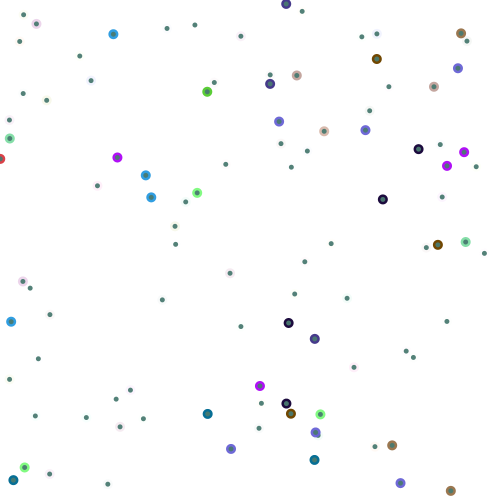
Frame 1 (no input)
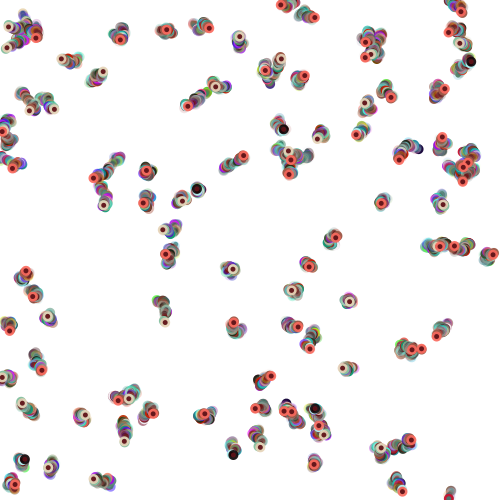
Frame 60 (the mouse pressed at the canvas centre just before this capture)
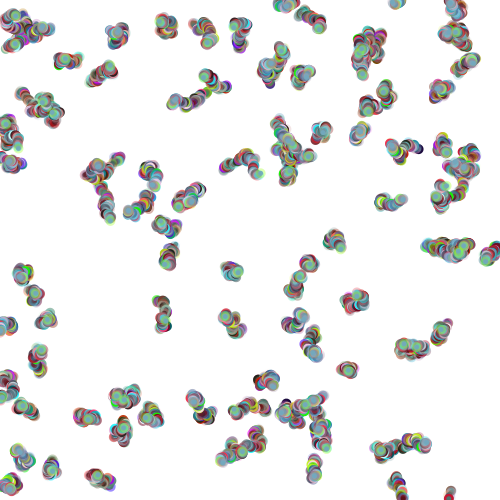
Frame 120 (the mouse held since frame 60 and released just before this capture)

The Processing sketch that drew these frames (run headless with seeded random() and noise(); from frame 60 on, the mouse is pressed at the canvas centre):

// Processing sketch: processing_3011
// ── processing_3011.pde

//basado en sketche de herbert Spencer y funcion de color de Carla Renault


Pincel[] p;


void setup(){
  size(500, 500);

  smooth();

  p = new Pincel[100];

  for(int i = 0; i < 100; i++){
    p[i] = new Pincel();
    background(255);
  }
}


void draw(){
  for(int i = 0; i < 100; i++){
    p[i].dibuja();
  }
 // velo();
}


class Pincel{
  float x, y;
  float diam;
  color col;
  int edad, edadMax;

  Pincel(){
    x = random(width);
    y = random(height);
    diam = 10;
    col = color(100);
    edad = 1;
    edadMax = round(random(500, 1000));
  }

  void dibuja(){
    calc();
    noStroke();
    
    fill(millis()*#1497A7, 1000);
    ellipse(x,y, diam, diam); 
    
    fill(second()*#1497A7);
    ellipse(x,y, diam/2, diam/2);
  }

  void calc(){
    x += random(-2, 2);
    y += random(-2, 2);

    x = x % width;
    y = y % height;

    if (x < 0) x *= -1;
    if (y < 0) y *= -1;

    edad ++;

    if(edad >= edadMax) col = color(0);
  }
}


void mousePressed(){
  for(int i = 0; i < 100; i++){
    p[i].col = color(red(p[i].col) + random(-10, 10), green(p[i].col)  + random(-10, 10), blue(p[i].col)  + random(-10, 10));
  }
}

void velo(){
  fill(second()*#1497A7);
  rect(0,0,width, height); 
}




void keyPressed(){
  setup();
}
